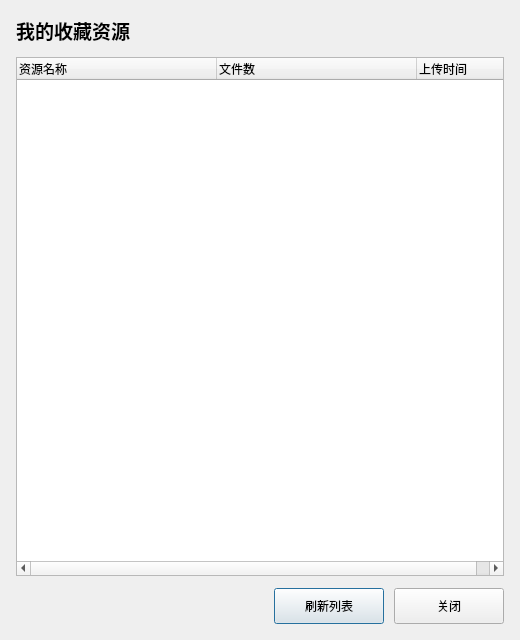
<?xml version="1.0" encoding="UTF-8"?>
<ui version="4.0">
 <class>FavoritesDialog</class>
 <widget class="QDialog" name="FavoritesDialog">
  <property name="geometry">
   <rect>
    <x>0</x>
    <y>0</y>
    <width>520</width>
    <height>640</height>
   </rect>
  </property>
  <property name="windowTitle">
   <string>我的收藏</string>
  </property>
  <layout class="QVBoxLayout" name="verticalLayoutMain">
   <property name="spacing">
    <number>12</number>
   </property>
   <property name="leftMargin">
    <number>16</number>
   </property>
   <property name="topMargin">
    <number>16</number>
   </property>
   <property name="rightMargin">
    <number>16</number>
   </property>
   <property name="bottomMargin">
    <number>16</number>
   </property>
   <item>
    <widget class="QLabel" name="labelTitle">
     <property name="font">
      <font>
       <pointsize>14</pointsize>
       <bold>true</bold>
      </font>
     </property>
     <property name="text">
      <string>我的收藏资源</string>
     </property>
     <property name="alignment">
      <set>Qt::AlignmentFlag::AlignLeading|Qt::AlignmentFlag::AlignLeft|Qt::AlignmentFlag::AlignVCenter</set>
     </property>
    </widget>
   </item>
   <item>
    <widget class="QTreeWidget" name="treeWidgetFavorites">
     <property name="rootIsDecorated">
      <bool>false</bool>
     </property>
     <property name="alternatingRowColors">
      <bool>true</bool>
     </property>
     <property name="selectionMode">
      <enum>QAbstractItemView::SelectionMode::SingleSelection</enum>
     </property>
     <property name="columnCount">
      <number>3</number>
     </property>
     <attribute name="headerDefaultSectionSize">
      <number>200</number>
     </attribute>
     <attribute name="headerStretchLastSection">
      <bool>true</bool>
     </attribute>
     <column>
      <property name="text">
       <string>资源名称</string>
      </property>
     </column>
     <column>
      <property name="text">
       <string>文件数</string>
      </property>
     </column>
     <column>
      <property name="text">
       <string>上传时间</string>
      </property>
     </column>
    </widget>
   </item>
   <item>
    <layout class="QHBoxLayout" name="horizontalLayoutButtons">
     <property name="spacing">
      <number>10</number>
     </property>
     <item>
      <spacer name="horizontalSpacer">
       <property name="orientation">
        <enum>Qt::Orientation::Horizontal</enum>
       </property>
       <property name="sizeHint" stdset="0">
        <size>
         <width>40</width>
         <height>20</height>
        </size>
       </property>
      </spacer>
     </item>
     <item>
      <widget class="QPushButton" name="btnRefreshFavorites">
       <property name="minimumSize">
        <size>
         <width>110</width>
         <height>36</height>
        </size>
       </property>
       <property name="text">
        <string>刷新列表</string>
       </property>
      </widget>
     </item>
     <item>
      <widget class="QPushButton" name="btnClose">
       <property name="minimumSize">
        <size>
         <width>110</width>
         <height>36</height>
        </size>
       </property>
       <property name="text">
        <string>关闭</string>
       </property>
      </widget>
     </item>
    </layout>
   </item>
  </layout>
 </widget>
 <resources/>
 <connections/>
</ui>
